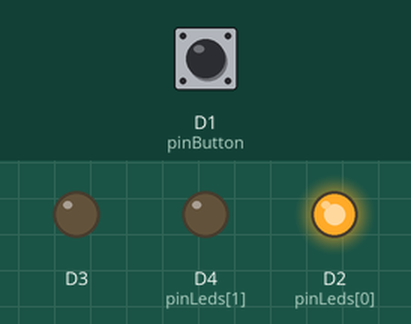
The sketch below on a simulated ESP8266 (NodeMCU). On the bench: output pins drawn as LEDs (lit = HIGH). The test bench sets the inputs (shaded band); at power-on: D1 (pinButton) LOW.

Above: at 0.1 s.
1.3 s: D1 (pinButton) pulled HIGH for 1 s
At 3.2 s:
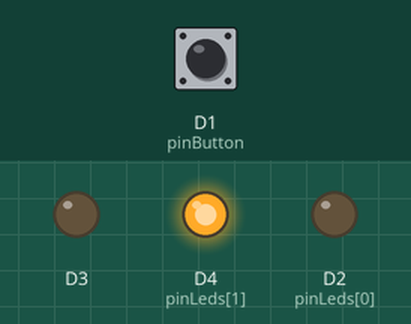
At 3.7 s:
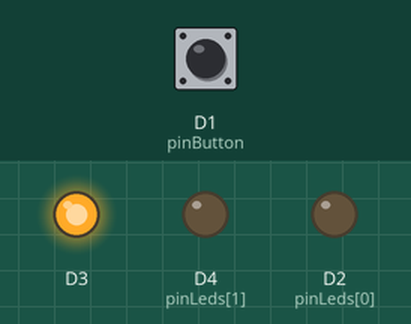
Timing chart, 0 to 11.3 s (numbered marks = the images above; inputs shaded):
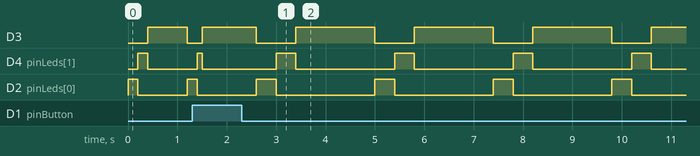

Measured:
- by itself, D3: repeats every 2.4 s: LOW 0.80 s, HIGH 1.6 s
- by itself, D2 (pinLeds[0]): repeats every 2.4 s: HIGH 0.40 s, LOW 2.0 s

The sketch:

phi_sketch__circuit.ino
```cpp
// Define the number of LEDs
const int led_number = 6;

// Create an array to store the pin numbers for the LEDs
int pinLeds[led_number] = {D2, D4};
int blink_speed = 200;

// Define the pin number for the button
const int pinButton = D1;

// Variable to store the button state
bool flashEnabled = true;

void setup() {
  // Setup function runs once when the program starts

  // Loop through the array to configure each LED pin as an output
  for (int pinLed = 0; pinLed < led_number; pinLed++) {
    pinMode(pinLeds[pinLed], OUTPUT); // Set the pin as output
    digitalWrite(pinLeds[pinLed], LOW); // Initialize the LED to be off
  }

  // Configure the button pin as an input
  pinMode(pinButton, INPUT);
}

void loop() {
  // Check for button press and toggle flashEnabled
  toggleFlashState();

  // If flashing is enabled, flash the LEDs
  if (flashEnabled) {
    for (int pinLed = 0; pinLed < led_number; pinLed++) {
      digitalWrite(pinLeds[pinLed], HIGH); // Turn on the LED
      delay(blink_speed); // default 200ms
      digitalWrite(pinLeds[pinLed], LOW); // Turn off the LED
      // Check for button press and toggle flashEnabled
        toggleFlashState();
    }
  }
}

void toggleFlashState() {
  // Read the button state
  int buttonState = digitalRead(pinButton);

  // If the button is pressed, toggle the flashEnabled state
  if (buttonState == HIGH) {
    if (blink_speed == 100){
      blink_speed = 400;
    }
    else if (blink_speed == 400){
      blink_speed = 200;
    }
    else {
      blink_speed = 100;
    }
  }
}
```
